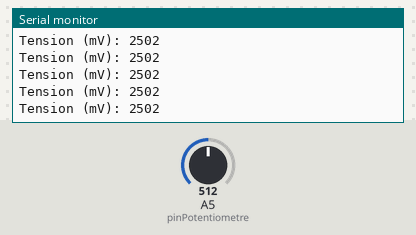
Bench run of a sketch on a simulated Arduino Uno, built with avr-gcc and run on an emulated ATmega328P. Parts: the last lines printed to the serial monitor. The inputs (shaded band) are chosen by the test bench; at power-on: A5 (pinPotentiometre) = 512.

Above: at 1.2 s.
1.3 s: A5 (pinPotentiometre) set to 716
At 1.56 s:
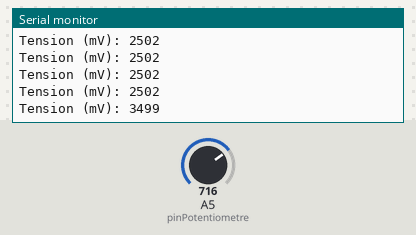
2.8 s: A5 (pinPotentiometre) set to 900
At 2.96 s:
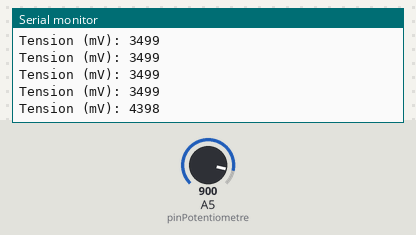
Timing chart, 0 to 5.8 s (numbered marks = the images above; inputs shaded):
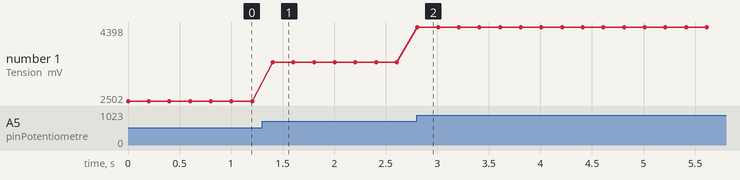

The sketch:

potentiometre.ino
```cpp
/*
  Ecole Supérieure Polytehnique de Dakar
  DUT2TR & DST2TR 2016-2017
  Applications électroniques dédiées aux réseaux et télécommunications
  TP1 – Montages électroniques à base d’Arduino
  # Application : lecture et affichage d’une tension analogique
*/

// Déclaration des variriables
const int pinPotentiometre = 5; // broche analogique où sera reliée le ponteniomètre
int Rn;
int Ve;

void setup()
{
     // Initialisation de la communication série
     Serial.begin(9600);
}

void loop()
{
     // Lecture de la valeur numérique sur la broche où est reliée le potentiomètre
     Rn = analogRead(pinPotentiometre);
     // On tire la valeur analogique correspondante en mV
     Ve = map(Rn, 0, 1023, 0, 5000);
     // On affiche le résultat sur l'interface série
     Serial.println("Tension (mV): "+String(Ve));
     // On met en pause le programmme durant 200ms
     delay(200);
}
```

Measured:
- after the input at 1.3 s, the serial monitor: prints a new line after 0.10 s (image 1)
- after the input at 2.8 s, the serial monitor: prints a new line at once (image 2)
- plotted number 1: 2502 → 3499 after the input at 1.3 s, 3499 → 4398 after the input at 2.8 s
